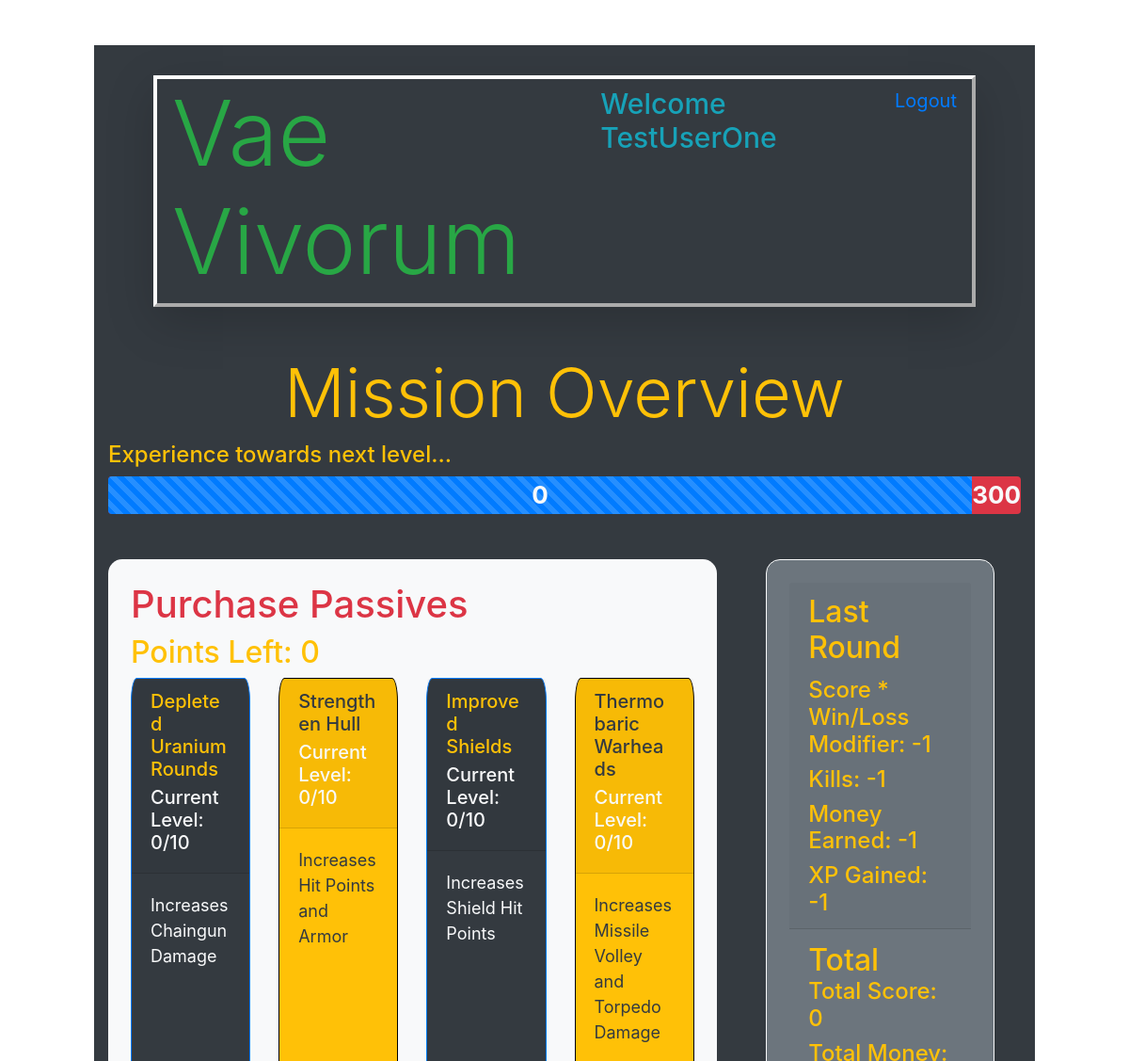
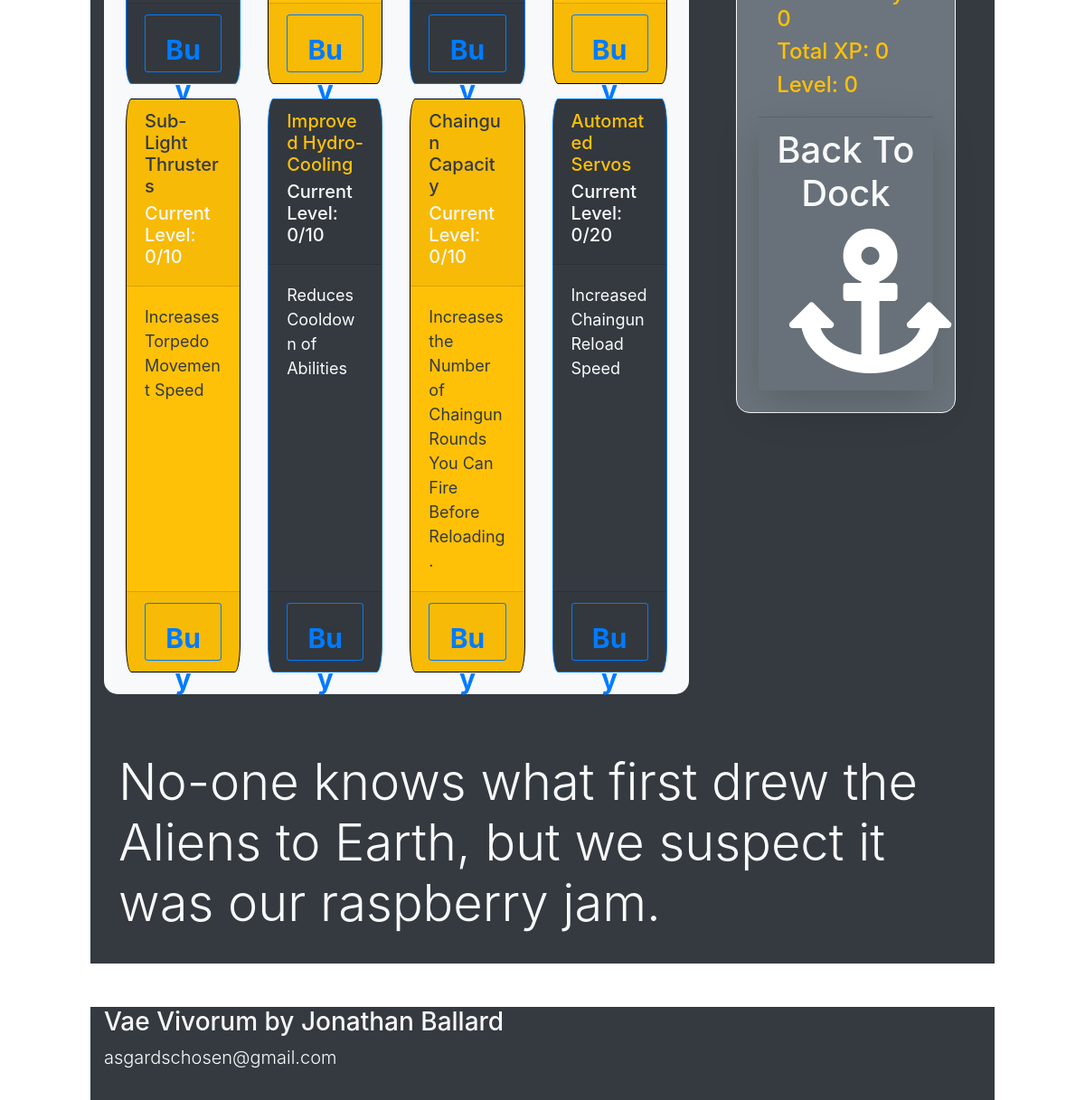
The page /overview (signed in) on the database its author committed (2 pictures, top to bottom).
### models.py (models this page shows)
class Users(db.Model):
    __tablename__ = "Users"
    id = db.Column(db.Integer, primary_key=True)
    username = db.Column(db.String(255))
    email = db.Column(db.String(255))
    password = db.Column(db.String(255))
    created_at = db.Column(db.DateTime)
    updated_at = db.Column(db.DateTime)
    current_kills = db.Column(db.Integer, default=0)
    current_score = db.Column(db.Integer, default=0)
    current_money = db.Column(db.Integer, default=0)
    current_xp = db.Column(db.Integer, default=0)
    current_level = db.Column(db.Integer, default=0)
    active_ship = db.Column(db.Integer, default=0)
    abilityPointsEarned = db.Column(db.Integer, default=0)
    abilityPointsSpent = db.Column(db.Integer, default = 0)
    passive1 = db.Column(db.Integer, default=0)
    passive2 = db.Column(db.Integer, default=0)
    passive3 = db.Column(db.Integer, default=0)
    passive4 = db.Column(db.Integer, default=0)
    passive5 = db.Column(db.Integer, default=0)
    passive6 = db.Column(db.Integer, default=0)
    passive7 = db.Column(db.Integer, default=0)
    passive8 = db.Column(db.Integer, default=0)
    passive9 = db.Column(db.Integer, default=0)
    passive10 = db.Column(db.Integer, default=0)
    passive11 = db.Column(db.Integer, default=0)
    passive12 = db.Column(db.Integer, default=0)
    passive13 = db.Column(db.Integer, default=0)
    passive14 = db.Column(db.Integer, default=0)
    passive15 = db.Column(db.Integer, default=0)
    passive16 = db.Column(db.Integer, default=0)
    passive17 = db.Column(db.Integer, default=0)
    passive18 = db.Column(db.Integer, default=0)
    passive19 = db.Column(db.Integer, default=0)
    passive20 = db.Column(db.Integer, default=0)
    character_active_ability_id = db.Column(db.Integer, db.ForeignKey("Active_Abilities.id", ondelete="cascade"))
    passive_abilities_this_user_has = db.relationship('User_Character', backref="characters_that_have_this_passive")

### app.py (the view)
@app.route('/overview')
def overview():
    thisUser = Users.query.get(session['id'])
    if 'endScore' in session:
        score = session['endScore']
    else:
        score = -1
    if 'endKills' in session:
        kills = session['endKills']
    else:
        kills = -1
    if 'endXp' in session:
        xp = session['endXp']
    else:
        xp = -1
    if 'endMoney' in session:
        money = session['endMoney']
    else:
        money = -1
    return render_template('overview.html', thisUser = thisUser, score = score, xp = xp, kills = kills, money = money)

### templates/overview.html (shortened to what this page needs)
<!DOCTYPE html>
<html lang="en">
<head>
    <link rel="stylesheet" href="https://stackpath.bootstrapcdn.com/bootstrap/4.4.1/css/bootstrap.min.css">
    <link rel="stylesheet" href="https://cdnjs.cloudflare.com/ajax/libs/font-awesome/5.11.2/css/all.css" />
    <link rel="stylesheet" type="text/css" href="{{ url_for('static', filename='css/style.css') }}">
</head>
<body>
    <div class="container bg-dark mt-5 pt-3 text-warning col-xl-10">
        <div id="topbar" class="d-flex flex-row mb-5 mx-5 mt-3 vaeBorder shadow-lg">
            <h1 class="display-1 d-inline-flex text-success ml-3">Vae Vivorum</h1>
            <h4 class="ml-auto d-inline-flex mt-2 text-info welcomeText" >Welcome {{ thisUser.username }}</h4>
            <a class="ml-5 d-inline-flex mt-2 mr-3 logoutLink" href="/logout">Logout</a>
        </div>
        <h1 class="display-3 text-center text-warning">Mission Overview</h1>
        <h4>Experience towards next level...</h4>
        <div class="progress xpProgressDiv bg-danger mb-5">
            <div class="xpProgressBar progress-bar progress-bar-animated progress-bar-striped bg-primary" role="progressbar" aria-valuenow="100" aria-valuemin="0" aria-valuemax="100"><span id="xpBarText" class="font-weight-bolder text-light"></span></div>
            <span id="xpRemainingBarText" class="text-light font-weight-bolder text-center align-center mx-auto my-0"></span>
        </div>
        <div class="container col-xl-8 passiveArea bg-light d-inline-block p-4 align-top">
            <h1 class="display-5 text-danger d-inline-block">Purchase Passives</h1>
            <h2>Points Left: <span id="abilPoints">{{ thisUser.abilityPointsEarned - thisUser.abilityPointsSpent }}</span></h2>
            <div class="card-deck passiveRow">
                <div class="card abilCard bg-dark border border-primary">
                    <div class="card-header">
                        <h5 class="card-title">Depleted Uranium Rounds</h5>
                        <h6 class="card-subtitle mb-2 text-light levelText">Current Level: <span id="abil1">{{ thisUser.passive1 }}</span>/<span id="abil1Max"></span></h6>
                    </div>
                    <div class="card-body">
                        <p class="card-text text-light abilText">Increases Chaingun Damage</p>
                    </div>
                    <div class="card-footer">
                        <div class="passiveButton btn d-block btn-outline-primary p-3" id="passive1Buy">Buy</div>
                    </div>
                </div>
                <div class="card abilCard bg-warning">
                    <div class="card-header">
                        <h5 class="card-title text-dark">Strengthen Hull</h5>
                        <h6 class="card-subtitle mb-2 text-light levelText">Current Level: <span id="abil2">{{ thisUser.passive2 }}</span>/<span id="abil2Max"></span></h6>
                    </div>
                    <div class="card-body">
                        <p class="card-text text-dark abilText">Increases Hit Points and Armor</p>
                    </div>
                    <div class="card-footer">
                        <div class="passiveButton btn d-block btn-outline-primary p-3" id="passive2Buy">Buy</div>
                    </div>
                </div>
                <div class="card abilCard bg-dark border border-primary">
                    <div class="card-header">
                        <h5 class="card-title">Improved Shields</h5>
                        <h6 class="card-subtitle mb-2 text-light levelText">Current Level: <span id="abil3">{{ thisUser.passive3 }}</span>/<span id="abil3Max"></span></h6>
                    </div>
                    <div class="card-body">
                        <p class="card-text text-light abilText">Increases Shield Hit Points</p>
                    </div>
                    <div class="card-footer">
                        <div class="passiveButton btn d-block btn-outline-primary p-3" id="passive3Buy">Buy</div>
                    </div>
                </div>
                <div class="card abilCard bg-warning">
                    <div class="card-header">
                        <h5 class="card-title text-dark">Thermobaric Warheads</h5>
                        <h6 class="card-subtitle mb-2 text-light levelText">Current Level: <span id="abil4">{{ thisUser.passive4 }}</span>/<span id="abil4Max"></span></h6>
                    </div>
                    <div class="card-body">
                        <p class="card-text text-dark abilText">Increases Missile Volley and Torpedo Damage</p>
                    </div>
                    <div class="card-footer">
                        <div class="passiveButton btn d-block btn-outline-primary p-3" id="passive4Buy">Buy</div>
                    </div>
                </div>
            </div>
            <div class="card-deck passiveRow mt-3">
                <div class="card abilCard bg-warning">
                    <div class="card-header">
                        <h5 class="card-title text-dark">Sub-Light Thrusters</h5>
                        <h6 class="card-subtitle mb-2 text-light levelText">Current Level: <span id="abil5">{{ thisUser.passive5 }}</span>/<span id="abil5Max"></span></h6>
                    </div>
                    <div class="card-body">
                        <p class="card-text text-dark abilText">Increases Torpedo Movement Speed</p>
                    </div>
                    <div class="card-footer">
                        <div class="passiveButton btn d-block btn-outline-primary p-3" id="passive5Buy">Buy</div>
                    </div>
                </div>
                <div class="card abilCard bg-dark border border-primary">
                    <div class="card-header">
                        <h5 class="card-title">Improved Hydro-Cooling</h5>
                        <h6 class="card-subtitle mb-2 text-light levelText">Current Level: <span id="abil6">{{ thisUser.passive6 }}</span>/<span id="abil6Max"></span></h6>
                    </div>
                    <div class="card-body">
                        <p class="card-text text-light abilText">Reduces Cooldown of Abilities</p>
                    </div>
                    <div class="card-footer">
                        <div class="passiveButton btn d-block btn-outline-primary p-3" id="passive6Buy">Buy</div>
                    </div>
                </div>
                <div class="card abilCard bg-warning">
                    <div class="card-header">
                        <h5 class="card-title text-dark">Chaingun Capacity</h5>
                        <h6 class="card-subtitle mb-2 text-light levelText">Current Level: <span id="abil7">{{ thisUser.passive7 }}</span>/<span id="abil7Max"></span></h6>
                    </div>
                    <div class="card-body">
                        <p class="card-text text-dark abilText">Increases the Number of Chaingun Rounds You Can Fire Before Reloading.</p>
                    </div>
                    <div class="card-footer">
                        <div class="passiveButton btn d-block btn-outline-primary p-3" id="passive7Buy">Buy</div>
                    </div>
                </div>
                <div class="card abilCard bg-dark border border-primary">
                    <div class="card-header">
                        <h5 class="card-title">Automated Servos</h5>
                        <h6 class="card-subtitle mb-2 text-light levelText">Current Level: <span id="abil8">{{ thisUser.passive8 }}</span>/<span id="abil8Max"></span></h6>
                    </div>
                    <div class="card-body">
                        <p class="card-text text-light abilText">Increased Chaingun Reload Speed</p>
                    </div>
                    <div class="card-footer">
                        <div class="passiveButton btn d-block btn-outline-primary p-3" id="passive8Buy">Buy</div>
                    </div>
                </div>
            </div>
        </div>
        <div class="card statsCard bg-secondary border border-light text-warning d-inline-block ml-5 p-4 col-xl-3 align-top">
            <div class="card-header">
                <h2 class="card-title">Last Round</h2>
                <h4 class="card-text">Score * Win/Loss Modifier: <span id="score">{{ score }}</span></h4>
                <h4 class="card-text">Kills: <span id="kills">{{ kills }}</span></h4>
                <h4 class="card-text">Money Earned: <span id="money">{{ money }}</span></h4>
                <h4 class="card-text">XP Gained: <span id="xp">{{ xp }}</span></h4>
            </div>
            <div class="card-body">
                <h2 class="card-subtitle">Total</h2>
                <h4 class="card-text">Total Score: <span id="totalScore">{{ thisUser.current_score }}</span></h4>
                <h4 class="card-text">Total Money: <span id="totalMoney">{{ thisUser.current_money }}</span></h4>
                <h4 class="card-text">Total XP: <span id="totalXp">{{ thisUser.current_xp }}</span></h4>
                <h4 class="card-text">Level: <span id="level">{{ thisUser.current_level }}</span></h4>
            </div>
            <div class="card-footer shadow-lg">
                <h1 class="card-title mb-2 text-light text-center">Back To Dock</h1>
                <a id="outputPassivesButton"><div class="linkIcon"><i class="img-fluid btn fas fa-10x fa-anchor text-center"></i></div></a>
            </div>
        </div>
        <div class="bg-dark text-light col-xl-12 mt-5 p-3">
            <p id="randomMsg" class="lead display-4"></p>
        </div>
    </div>
    <div id="bottombar" class="container bg-dark col-xl-10 mt-5 pb-3 text-light">
        <h3>Vae Vivorum by Jonathan Ballard</h3>
        <p class="lead">asgardschosen@gmail.com</p>
    </div>
</body>
</html>

### static/css/style.css (style rules this page uses)
.statsCard { border-radius: 15px; }
.passiveArea { border-radius: 15px; }
.levelText { font-size: 20px; }
.linkIcon { display: block; text-align: center; }
.xpProgressDiv { width: 100%; height: 40px; position: relative; }
#xpBarText, #xpRemainingBarText { color: white; font-size: 26px; }
.fas { color: white; }
.vaeBorder { border: 4px outset white; }
.logoutLink { font-size: 20px; }
.welcomeText { font-size: 30px; }
.passiveButton { width: 100%; height: 64px; border-radius: 5%; font-size: 30px; font-weight: bold; text-align: center; vertical-align: middle; }
.abilText { font-size: 18px; }
.abilCard { border-radius: 5%; border: 1px solid black; }

### rows shown on the page
Users: username "TestUserOne", thisUser.abilityPointsEarned-thisUser.abilityPointsSpent "0", passive1 "0", passive2 "0", passive3 "0", passive4 "0", passive5 "0", passive6 "0", passive7 "0", passive8 "0", current_score "0", current_money "0", current_xp "0", current_level "0"

### other values the page prints
{{ score }} "-1"
{{ kills }} "-1"
{{ money }} "-1"
{{ xp }} "-1"
